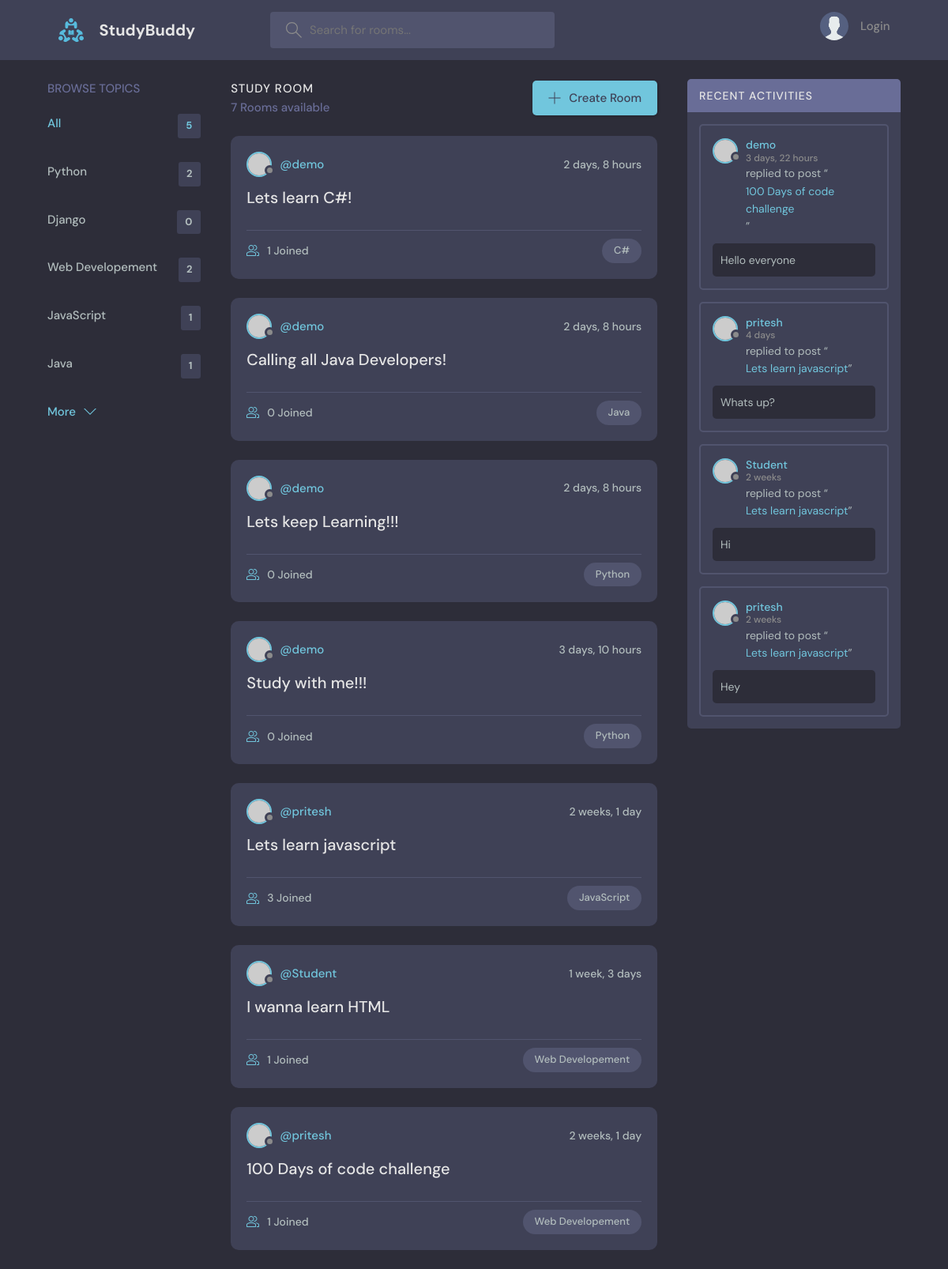
Before: / with the older database file.
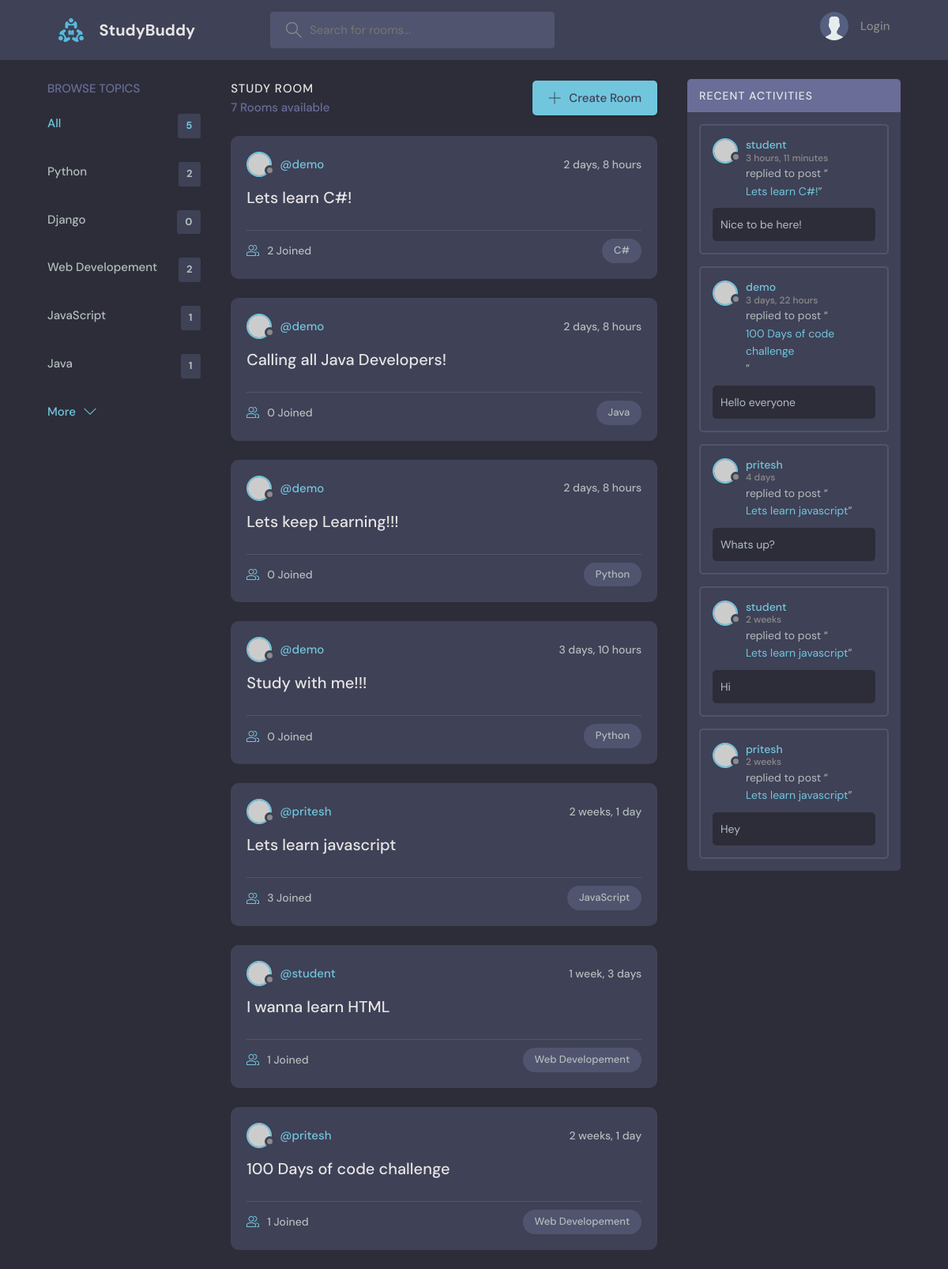
After: the same page with the newer database file.
### base/models.py (models this page shows)
class Topic(models.Model):
    name = models.CharField(max_length=200)
    def __str__(self):
        return self.name

class Room(models.Model):
    host = models.ForeignKey(User, on_delete=models.SET_NULL, null=True)
    topic =  models.ForeignKey(Topic, on_delete=models.SET_NULL, null=True)
    name = models.CharField(max_length=200)
    description = models.TextField(null=True, blank=True)
    participants = models.ManyToManyField(User, related_name='participants', blank=True)
    updated =  models.DateTimeField(auto_now=True)
    created =  models.DateTimeField(auto_now_add=True)
    class Meta:
        ordering = ['-updated', '-created']
    def __str__(self):
        return str(self.name)

class Message(models.Model):
    user = models.ForeignKey(User, on_delete=models.CASCADE)
    room = models.ForeignKey(Room, on_delete=models.CASCADE)
    body = models.TextField()
    updated =  models.DateTimeField(auto_now=True)
    created =  models.DateTimeField(auto_now_add=True)
    class Meta:
        ordering = ['-updated', '-created']
    def __str__(self):
        return self.body[0:50]

### base/views.py (the view)
# urls.py: path("", views.home, name="Home"),
def home(request):
    q = request.GET.get("q") if request.GET.get("q") != None else ""
    rooms = Room.objects.filter(
        Q(topic__name__contains=q) | Q(name__icontains=q) | Q(description__icontains=q)
    )
    topics = Topic.objects.all()[0:5]
    room_count = rooms.count()
    room_messages = Message.objects.filter(Q(room__topic__name__icontains = q))
    context = {"rooms": rooms, "topics": topics, "room_count": room_count, "room_messages": room_messages}
    return render(request, "base/home.html", context)

### base/templates/base/home.html (shortened to what this page needs)
{% extends 'main.html' %} {% block content %}
<main class="layout layout--3">
  <div class="container">
    {% include 'base/topics_component.html' %}
    <div class="roomList">
      <div class="roomList__header">
        <div>
          <h2>Study Room</h2>
          <p>{{room_count}} Rooms available</p>
        </div>
        <a class="btn btn--main" href="{% url 'create-room' %}">
          <svg
            version="1.1"
            xmlns="http://www.w3.org/2000/svg"
            width="32"
            height="32"
            viewBox="0 0 32 32"
          >
            <title>add</title>
            <path
              d="M16.943 0.943h-1.885v14.115h-14.115v1.885h14.115v14.115h1.885v-14.115h14.115v-1.885h-14.115v-14.115z"
            ></path>
          </svg>
          Create Room
        </a>
      </div>
      {% include 'base/feed_component.html' %}
    </div>
    {% include 'base/activity_component.html' %}
  </div>
</main>
{% endblock content %}

### base/templates/base/topics_component.html
<div class="topics">
  <div class="topics__header">
    <h2>Browse Topics</h2>
  </div>
  <ul class="topics__list">
    <li>
      <a href="{% url 'Home' %}" class="active"
        >All <span>{{topics.count }}</span></a
      >
    </li>
    {% for topic in topics %}
    <li>
      <a href="{% url 'Home' %}?q={{topic.name}}"
        >{{topic.name}} <span>{{topic.room_set.all.count}}</span></a
      >
    </li>
    {% endfor %}
  </ul>
  <a class="btn btn--link" href="{% url 'topics' %}">
    More
    <svg
      version="1.1"
      xmlns="http://www.w3.org/2000/svg"
      width="32"
      height="32"
      viewBox="0 0 32 32"
    >
      <title>chevron-down</title>
      <path d="M16 21l-13-13h-3l16 16 16-16h-3l-13 13z"></path>
    </svg>
  </a>
</div>

### base/templates/base/feed_component.html (shortened to what this page needs)
{% for room in rooms %}
<div class="roomListRoom">
  <div class="roomListRoom__header">
    <a
      href="{% url 'user-profile' room.host.id %}"
      class="roomListRoom__author"
    >
      <div class="avatar avatar--small">
        <img src="https://randomuser.me/api/portraits/women/11.jpg" />
      </div>
      <span>@{{room.host.username}}</span>
    </a>
    <div class="roomListRoom__actions">
      <span>{{room.created | timesince}}</span>
    </div>
  </div>
  <div class="roomListRoom__content">
    <a href="{% url 'Room' room.id %}">{{room.name}}</a>
  </div>
  <div class="roomListRoom__meta">
    <a href="{% url 'Room' room.id %}" class="roomListRoom__joined">
      {{room.participants.all.count}} Joined
    </a>
    <p class="roomListRoom__topic">{{room.topic}}</p>
  </div>
</div>
{% endfor %}

### base/templates/base/activity_component.html (shortened to what this page needs)
<div class="activities">
  <div class="activities__header">
    <h2>Recent Activities</h2>
  </div>
  {% for message in room_messages %}
  <div class="activities__box">
    <div class="activities__boxHeader roomListRoom__header">
      <a
        href="{% url 'user-profile' message.user.id %}"
        class="roomListRoom__author"
      >
        <div class="avatar avatar--small">
          <img src="https://randomuser.me/api/portraits/women/11.jpg" />
        </div>
        <p>
          {{message.user}}
          <span>{{message.created | timesince}}</span>
        </p>
      </a>
    </div>
    <div class="activities__boxContent">
      <p>
        replied to post “
        <a href="{% url 'Room' message.room.id %}">{{ message.room }}</a>”
      </p>
      <div class="activities__boxRoomContent">{{message}}</div>
    </div>
  </div>
  {% endfor %}
</div>

Changed rows visible on the page:
computed for Room "Lets learn C#!": participants.all.count "1" → "2"
changed through a linked row, Room "I wanna learn HTML": host.username "Student" → "student"
added Message: user "student", created "3 hours, 11 minutes", room "Lets learn C#!", body "Nice to be here!"
changed through a linked row, Message "Hi": user "Student" → "student"
